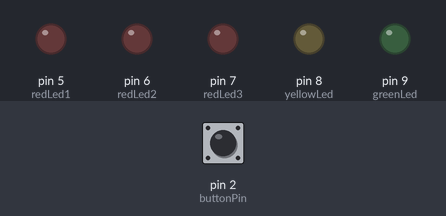
Bench run of a program on a simulated Arduino Uno, built with avr-gcc and run on an emulated ATmega328P. Shown: output pins drawn as LEDs (lit = HIGH). Dashed ring = blinking. The inputs (shaded band) are chosen by the test bench; at power-on: pin 2 (buttonPin) LOW.

Above: at 1.2 s.
1.3 s: pin 2 (buttonPin) pulled HIGH for 0.15 s
At 1.47 s:
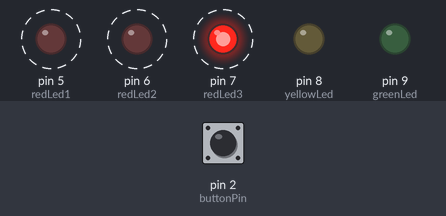
4.3 s: pin 2 (buttonPin) pulled HIGH for 3.2 s
At 4.55 s:
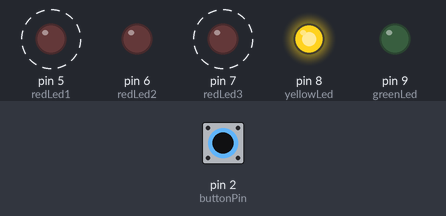
At 4.95 s:
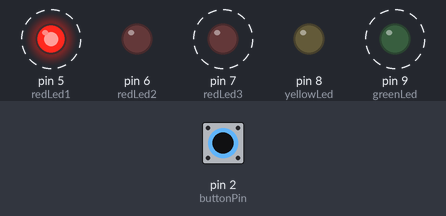
Timing chart, 0 to 9.2 s (numbered marks = the images above; inputs shaded):
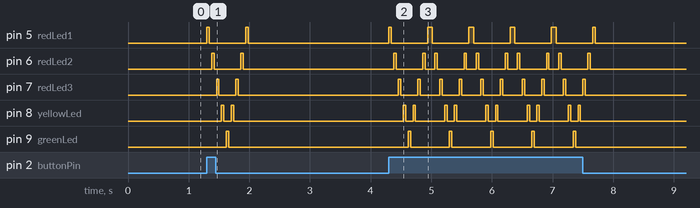

Measured:
- after the input at 1.3 s, pin 5 (redLed1): alternates HIGH for 0.04 s and LOW for 0.60 s, 4 changes in all, then stays LOW, starting at once; pin 6 (redLed2): alternates HIGH for 0.04 s and LOW for 0.44 s, 4 changes in all, then stays LOW, starting after 0.08 s
- after the input at 4.3 s, pin 5 (redLed1): alternates HIGH for 0.08 s and LOW for 0.60 s, 12 changes in all, then stays LOW, starting at once; pin 6 (redLed2): LOW → HIGH after 0.08 s, then repeats every 0.68 s: LOW 0.44 s, HIGH 0.04 s, LOW 0.16 s, HIGH 0.04 s, until it stays LOW from 7.6 s

The program:

main.cpp
```cpp
#include <Arduino.h>

void incredibleKit();

int redLed1 = 5;
int redLed2 = 6;
int redLed3 = 7;
int yellowLed = 8;
int greenLed = 9;
int buttonPin = 2;
int delayTime = 40;

void setup() {
  pinMode(redLed1, OUTPUT);
  pinMode(redLed2, OUTPUT);
  pinMode(redLed3, OUTPUT);
  pinMode(yellowLed, OUTPUT);
  pinMode(greenLed, OUTPUT);
  pinMode(buttonPin, INPUT);
}

void loop() {
  if (digitalRead(buttonPin) == HIGH) {
    incredibleKit();
  }
}

void incredibleKit() {
  digitalWrite(redLed1, HIGH);
  delay(delayTime);
  digitalWrite(redLed1, LOW);
  delay(delayTime);

  digitalWrite(redLed2, HIGH);
  delay(delayTime);
  digitalWrite(redLed2, LOW);
  delay(delayTime);

  digitalWrite(redLed3, HIGH);
  delay(delayTime);
  digitalWrite(redLed3, LOW);
  delay(delayTime);

  digitalWrite(yellowLed, HIGH);
  delay(delayTime);
  digitalWrite(yellowLed, LOW);
  delay(delayTime);

  digitalWrite(greenLed, HIGH);
  delay(delayTime);
  digitalWrite(greenLed, LOW);
  delay(delayTime);

  digitalWrite(yellowLed, HIGH);
  delay(delayTime);
  digitalWrite(yellowLed, LOW);
  delay(delayTime);

  digitalWrite(redLed3, HIGH);
  delay(delayTime);
  digitalWrite(redLed3, LOW);
  delay(delayTime);

  digitalWrite(redLed2, HIGH);
  delay(delayTime);
  digitalWrite(redLed2, LOW);
  delay(delayTime);

  digitalWrite(redLed1, HIGH);
  delay(delayTime);
  digitalWrite(redLed1, LOW);
}
```
